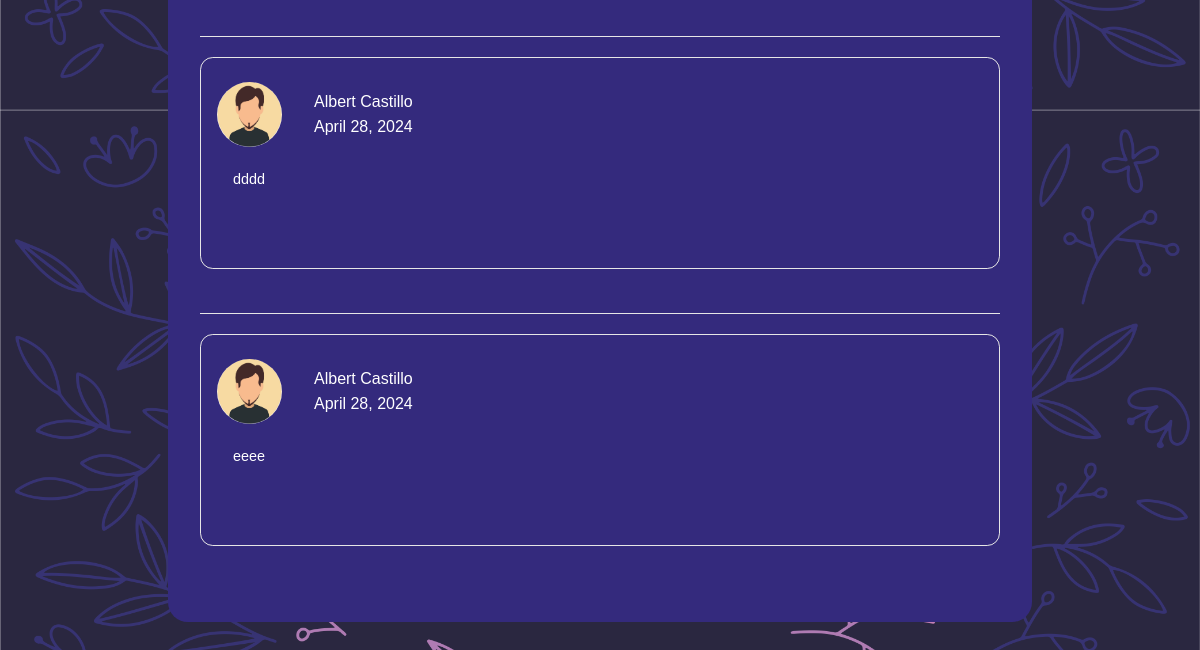
The page /publicacion/15/ (signed in, lower part) on the database as committed earlier.
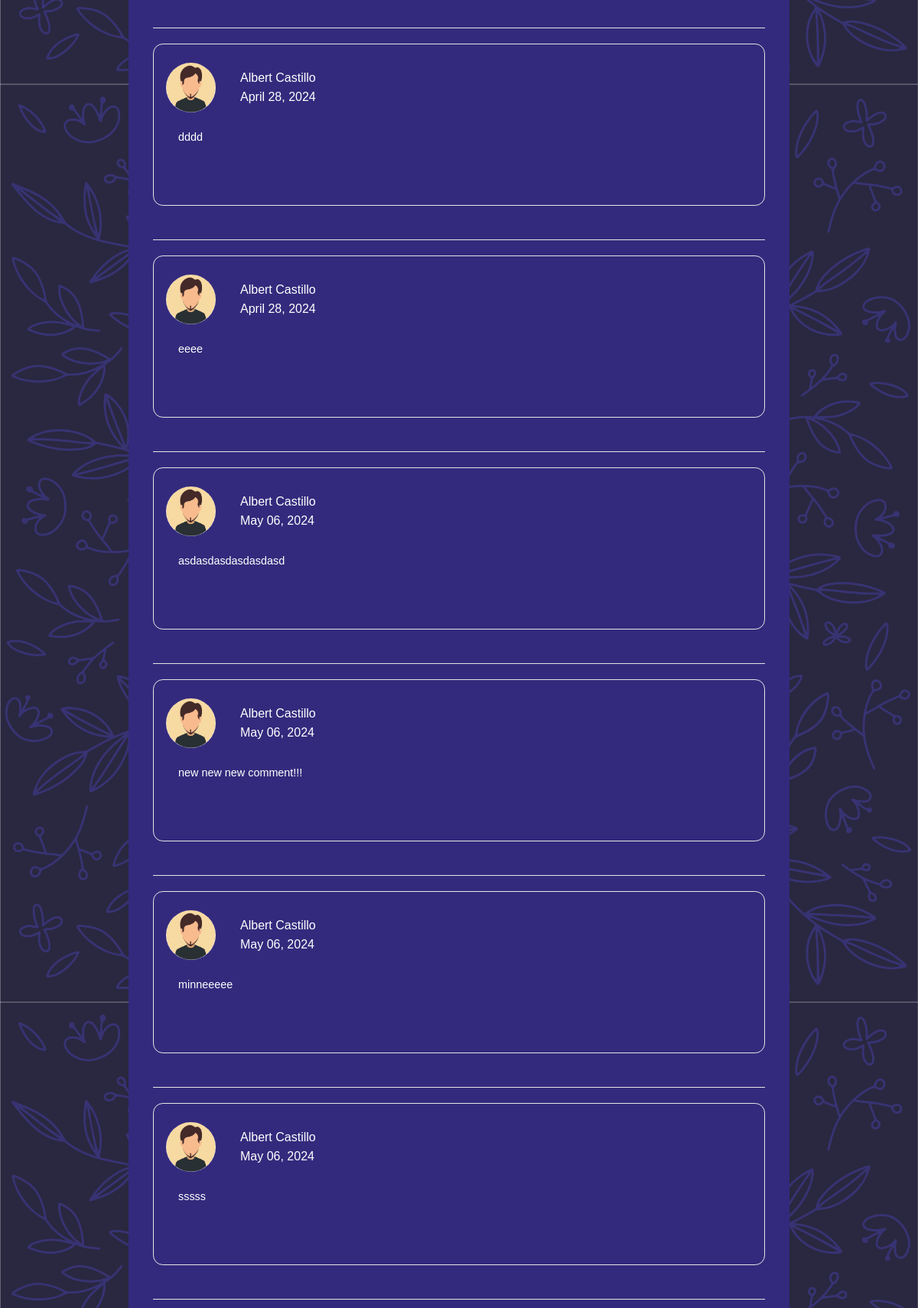
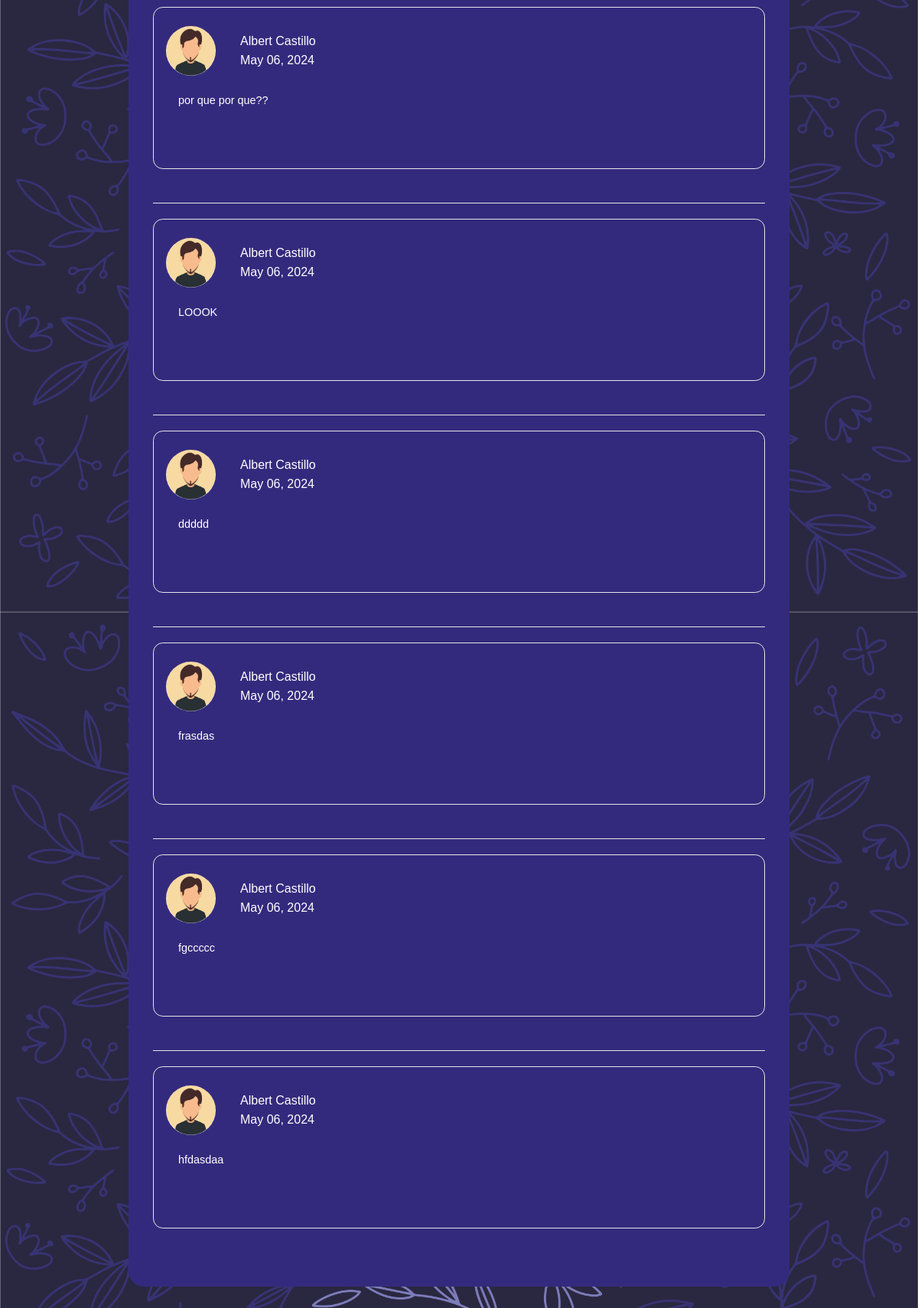
The same page on the database as committed later (2 pictures, top to bottom).
### tables this page shows
CREATE TABLE comment (id INTEGER PRIMARY KEY AUTOINCREMENT NOT NULL, correo VARCHAR (100) NOT NULL, nombre VARCHAR (100) NOT NULL, apellidos VARCHAR (100) NOT NULL, text VARCHAR (1500) NOT NULL, datecomment DATE NOT NULL, idpost INTEGER NOT NULL, urlavatar VARCHAR (100) NOT NULL);

### app.py (the view)
@app.route('/publicacion/<int:id>/', methods=['GET'])
def publicacion(id=None):
    if 'id' not in session:
        return redirect('/')
    else:
        frm_busqueda = Busqueda()
        frm_comentar = Comentario()
        if request.method == 'GET':
            sql = f"SELECT nombre, apellido, datepost, text, url FROM post WHERE id='{id}'"
            res = seleccion(sql)
            nombre = res[0][0]
            apellidos = res[0][1]
            sql2 = f"SELECT correo,sexo FROM usuarios WHERE nombre='{nombre}' AND apellidos='{apellidos}'"
            res2 = seleccion(sql2)
            sex = res2[0][1]
            img_owner = res2[0][0]
            id_img = id
            res_formatted = {tup[0]: tup[1:] for tup in res}
            temp_dict = {}
            for key, value in res_formatted.items():  # Iterate over items, not keys
                temp_dict[key] = value
            first_key = next(iter(temp_dict))  # Get the first key in the dictionary, which is the name of the image owner
            tuple_values = temp_dict[first_key]
            post_data = {
                'nombre': first_key,
                'apellidos': tuple_values[0],
                'datepost': format_datetime(tuple_values[1]),
                'text': tuple_values[2],
                'url': tuple_values[3]
            }
            urlava = ''
            if sex == "H":
                urlava = "avatares/hombre-barba.jpg"
            elif sex == "M":
                urlava = "avatares/mujer1.jpg"
            elif sex == "P":
                urlava = "avatares/otro.png"
            sql3 = f"SELECT id,correo,nombre, apellidos, text, datecomment, urlavatar FROM comment WHERE idpost='{id_img}'"
            res3 = seleccion(sql3)
            if len(res3) == 0:
                formatted_comments_data = []
            else:
                formatted_comments_data = [{ 'id': row[0],
                                            'correo': row[1],
                                            'nombre': row[2],
                                            'apellidos': row[3],
                                            'text': row[4],
                                            'datecomment': format_comment_datetime(row[5]),
                                            'urlavatar': row[6] } for row in res3]
            html_title = f"Publicación de {post_data['nombre']} {post_data['apellidos']}"
            return render_template('publicacion.html', titulo=html_title, postInfo=post_data, ava=urlava, owner=img_owner, id_img=id_img, form_busqueda=frm_busqueda, form_comentar=frm_comentar, commentList=formatted_comments_data)
        elif request.method == 'POST' and 'texto' in request.form:
            texto = request.form['texto'].capitalize()
            return redirect(f'/busqueda/{texto}')

### db.py (called while the page is built)
def seleccion(sql) -> list:
    try:
        with sqlite3.connect(URL_DB) as con:
            cur = con.cursor()
            res = cur.execute(sql).fetchall()
    except Exception as ex:
        res = None
        print('ESTE ES EL ERROR::   ', ex)
    return res

### utilidades.py (called while the page is built)
def format_datetime(date) -> str:
    datetime_object = datetime.strptime(date, '%Y-%m-%d %H:%M:%S')
    return datetime_object.strftime('%B %d, %Y')

def format_comment_datetime(date) -> str:
    try:
        datetime_object = datetime.strptime(date, '%Y-%m-%d %H:%M:%S')
    except ValueError:
        datetime_object = datetime.strptime(date, '%Y-%m-%d %H:%M:%S.%f')
    return datetime_object.strftime('%B %d, %Y')

### templates/publicacion.html (shortened to what this page needs)
{% extends 'base.html' %} {% block css %}
<link rel="stylesheet" href="{{ url_for('static', filename='/css/navegacion.css') }}" />
<link rel="stylesheet" href="{{ url_for('static', filename='/css/publication-page.css' ) }}" />
{% endblock %}  {% block contenido %}
<main class="main">
    <div class="comment_block">
        {% for comentario in commentList %}
        <div class="comment-container" data-comment-id="{{comentario['id']}}">
            <div class="user_comment">
                <div class="main-comment">
                    <div class="comment_user_avatar">
                        <img src="{{ url_for('static', filename=comentario['urlavatar'] ) }}" />
                        <div class="name_date">
                            <p>
                                {{comentario['nombre']}} {{comentario['apellidos']}}
                            </p>
                            <p>
                                {{comentario['datecomment']}}
                            </p>
                        </div>
                    </div>
                    <div class="comment_body">
                        <p>
                            {{comentario['text']}}
                        </p>
                    </div>
                </div>
            </div>
        </div>
        {% endfor %}
    </div>
</main>
{% endblock %}

### templates/base.html (shortened to what this page needs)
<!DOCTYPE html>
<html lang="es">
<head>
    {% block css%} {% endblock %}
</head>
<body>
    <div class="cuerpo">{% block contenido %} {% endblock %}</div>
</body>
</html>

### static/css/publication-page.css (style rules this page uses)
body { margin: 0; padding: 0; background: url(../img/fondo.png) repeat center top ; background-size: cover; font-family: sans-serif; height: 100vh; }
p { margin: 0; }
img { max-width: 100%; display: block; }
main { padding-block: 2rem 4rem; }
.comment_block { padding-block: 2rem; padding-inline: 2rem; background-color: #342a7d; border-radius: 20px; margin-inline: auto; max-width: 800px; }
.comment_block .comment-container { width: 100%; height: auto; padding: 20px 0; border-top: 1px solid #e6e6e6; }
.comment_block .comment-container .user_comment { list-style-type: none; }
.main-comment { border: 1px solid #e6e6e6; padding-inline: 1rem; padding-block: 1.5rem; border-radius: .8rem; }
.comment_block .comment-container .comment_body { display: inline-block; vertical-align: middle; min-height: 65px; padding-inline: 1rem; padding-block: .5rem; font-size: 0.9rem; color: #fff; border-radius: 10px; }
.comment_user_avatar { vertical-align: middle; margin-bottom: 1rem; display: flex; gap: 2rem; }
.comment_user_avatar img { width: 65px; height: 65px; border-radius: 50%; }
.comment_user_avatar .name_date { display: flex; gap: .4rem; flex-direction: column; justify-content: center; color: #fff; }

Rows that differ between the two databases and show on the page:
added comment: urlavatar (picture), nombre "Albert", apellidos "Castillo", datecomment "May 06, 2024", text "asdasdasdasdasdasd"
added comment: urlavatar (picture), nombre "Albert", apellidos "Castillo", datecomment "May 06, 2024", text "new new new comment!!!"
added comment: urlavatar (picture), nombre "Albert", apellidos "Castillo", datecomment "May 06, 2024", text "minneeeee"
added comment: urlavatar (picture), nombre "Albert", apellidos "Castillo", datecomment "May 06, 2024", text "sssss"
added comment: urlavatar (picture), nombre "Albert", apellidos "Castillo", datecomment "May 06, 2024", text "por que por que??"
added comment: urlavatar (picture), nombre "Albert", apellidos "Castillo", datecomment "May 06, 2024", text "LOOOK"
added comment: urlavatar (picture), nombre "Albert", apellidos "Castillo", datecomment "May 06, 2024", text "ddddd"
added comment: urlavatar (picture), nombre "Albert", apellidos "Castillo", datecomment "May 06, 2024", text "frasdas"
added comment: urlavatar (picture), nombre "Albert", apellidos "Castillo", datecomment "May 06, 2024", text "fgccccc"
added comment: urlavatar (picture), nombre "Albert", apellidos "Castillo", datecomment "May 06, 2024", text "hfdasdaa"
